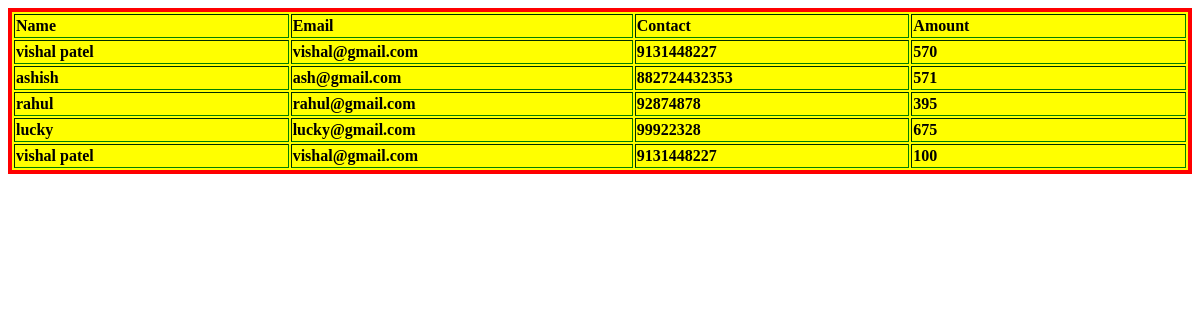
/dis/, run on the app's committed database.
### app1/models.py (models this page shows)
class User(models.Model):
    Name=models.CharField(max_length=30)
    Mobile=models.IntegerField()
    Email=models.EmailField()
    Amount=models.IntegerField()

### app1/views.py (the view)
# urls.py: path("dis/",views.Display,name='dis'),
def Display(request):
    data=User.objects.all()
    return render(request,'app1/display.html',{'data':data})

### app1/templates/app1/display.html (shortened to what this page needs)
<!DOCTYPE html>
<html lang="en">
<head>
</head>
<body>
        <table id="main" border="2px">
            <tr>
                <td>Name</td>
                <td>Email</td>
                <td>Contact</td>
                <td>Amount</td>
            </tr>
        {% for i in data %}
        <tr>
            <td>{{i.Name}}</td>
            <td>{{i.Email}}</td>
            <td>{{i.Mobile}}</td>
            <td>{{i.Amount}}</td>
        </tr>
        {% endfor %}
    </table>
</body>
</html>

### app1/templates/app1/display.html (style rules this page uses)
#main { background-color: yellow; font-weight: bold; width: 100%; border: 4px solid red; }
tr { padding: 20px; border: 2px solid green; }
td { width: 100px; height: 20px; }

### data on the page
User: Name "vishal patel", Email "vishal@gmail.com", Mobile "9131448227", Amount "570"
User: Name "ashish", Email "ash@gmail.com", Mobile "882724432353", Amount "571"
User: Name "rahul", Email "rahul@gmail.com", Mobile "92874878", Amount "395"
User: Name "lucky", Email "lucky@gmail.com", Mobile "99922328", Amount "675"
User: Name "vishal patel", Email "vishal@gmail.com", Mobile "9131448227", Amount "100"
